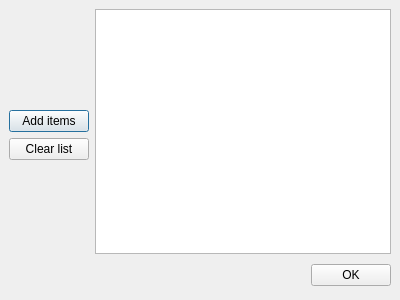
<ui version="4.0" >
 <author></author>
 <comment></comment>
 <exportmacro></exportmacro>
 <class>DemoDialog</class>
 <widget class="QDialog" name="DemoDialog" >
  <property name="geometry" >
   <rect>
    <x>0</x>
    <y>0</y>
    <width>400</width>
    <height>300</height>
   </rect>
  </property>
  <property name="windowTitle" >
   <string>PyQt5.uic Demo Dialog</string>
  </property>
  <layout class="QGridLayout" >
   <property name="margin" >
    <number>9</number>
   </property>
   <property name="spacing" >
    <number>6</number>
   </property>
   <item row="2" column="0" >
    <spacer>
     <property name="orientation" >
      <enum>Qt::Vertical</enum>
     </property>
     <property name="sizeHint" >
      <size>
       <width>20</width>
       <height>40</height>
      </size>
     </property>
    </spacer>
   </item>
   <item row="0" column="0" >
    <spacer>
     <property name="orientation" >
      <enum>Qt::Vertical</enum>
     </property>
     <property name="sizeHint" >
      <size>
       <width>20</width>
       <height>40</height>
      </size>
     </property>
    </spacer>
   </item>
   <item rowspan="3" row="0" column="1" >
    <widget class="QListWidget" name="list" />
   </item>
   <item row="1" column="0" >
    <layout class="QVBoxLayout" >
     <property name="margin" >
      <number>0</number>
     </property>
     <property name="spacing" >
      <number>6</number>
     </property>
     <item>
      <widget class="QPushButton" name="button1" >
       <property name="text" >
        <string>Add items</string>
       </property>
      </widget>
     </item>
     <item>
      <widget class="QPushButton" name="button2" >
       <property name="text" >
        <string>Clear list</string>
       </property>
      </widget>
     </item>
    </layout>
   </item>
   <item row="3" column="0" colspan="2" >
    <layout class="QHBoxLayout" >
     <property name="margin" >
      <number>0</number>
     </property>
     <property name="spacing" >
      <number>6</number>
     </property>
     <item>
      <spacer>
       <property name="orientation" >
        <enum>Qt::Horizontal</enum>
       </property>
       <property name="sizeHint" >
        <size>
         <width>131</width>
         <height>31</height>
        </size>
       </property>
      </spacer>
     </item>
     <item>
      <widget class="QPushButton" name="okButton" >
       <property name="text" >
        <string>OK</string>
       </property>
      </widget>
     </item>
    </layout>
   </item>
  </layout>
 </widget>
 <pixmapfunction></pixmapfunction>
 <resources/>
 <connections>
  <connection>
   <sender>okButton</sender>
   <signal>clicked()</signal>
   <receiver>DemoDialog</receiver>
   <slot>accept()</slot>
   <hints>
    <hint type="sourcelabel" >
     <x>369</x>
     <y>256</y>
    </hint>
    <hint type="destinationlabel" >
     <x>96</x>
     <y>254</y>
    </hint>
   </hints>
  </connection>
  <connection>
   <sender>button2</sender>
   <signal>clicked()</signal>
   <receiver>list</receiver>
   <slot>clear()</slot>
   <hints>
    <hint type="sourcelabel" >
     <x>92</x>
     <y>112</y>
    </hint>
    <hint type="destinationlabel" >
     <x>279</x>
     <y>123</y>
    </hint>
   </hints>
  </connection>
 </connections>
</ui>
